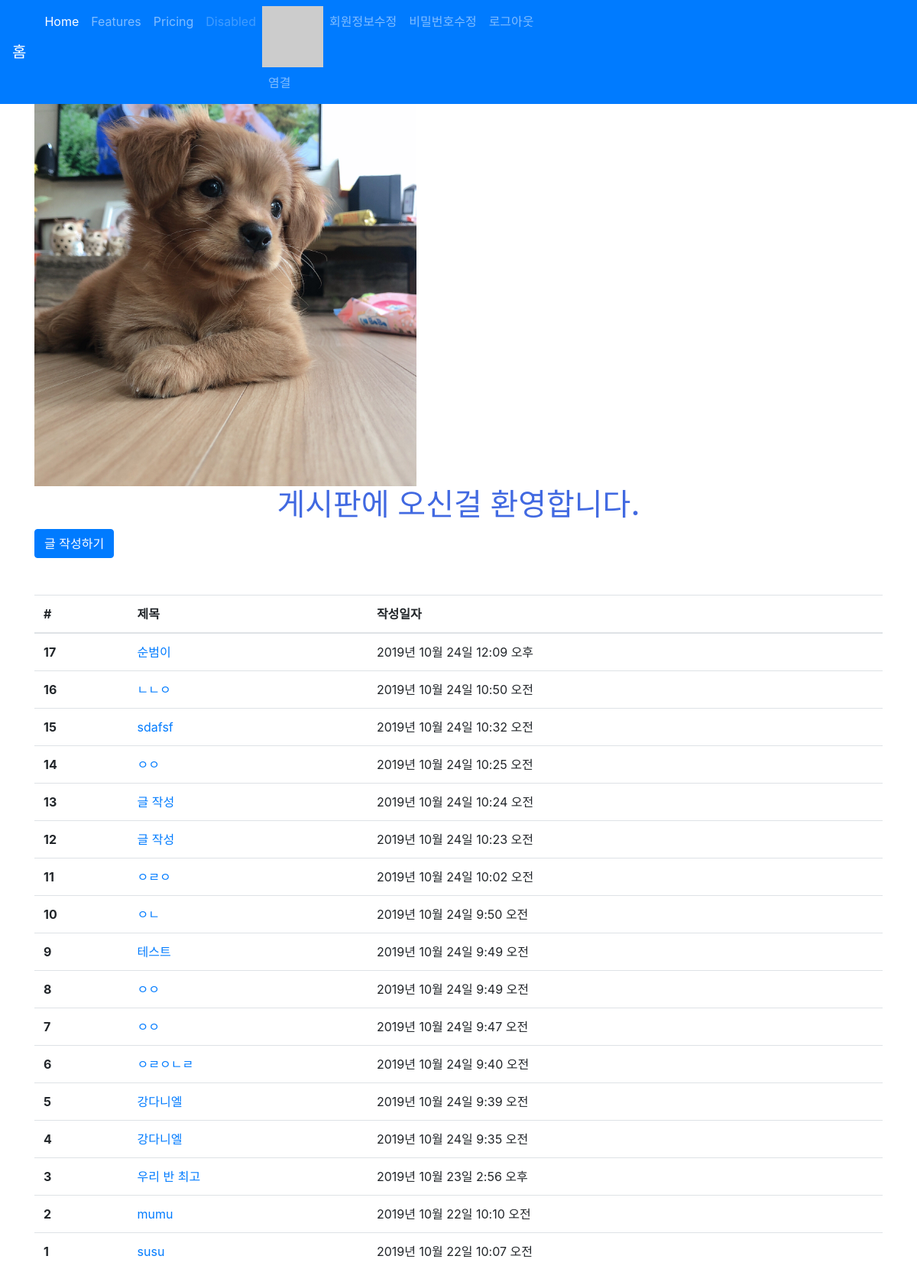
/articles/ (signed in), run on the app's committed database.
### accounts/models.py (models this page shows)
class User(AbstractUser):
    followers = models.ManyToManyField( # follower: 나를 따르는 사람
        settings.AUTH_USER_MODEL,
        related_name='followings',
        blank=True
    )

### articles/models.py (models this page shows, shortened)
class Article(models.Model):
    title = models.CharField(max_length=10)
    content = models.TextField()
    image = models.ImageField(blank=True)
    image_thumbnail = ImageSpecField(
        processors=[ResizeToFill(300, 300)],
        format='JPEG',
        options={'quality': 80}
    )
    created_at = models.DateTimeField(auto_now_add=True)
    updated_at = models.DateTimeField(auto_now=True)
    user = models.ForeignKey(settings.AUTH_USER_MODEL, on_delete=models.CASCADE)
    like_users = models.ManyToManyField(
                                settings.AUTH_USER_MODEL,
                                related_name='like_articles',
                                blank=True
                                )
    hashtags = models.ManyToManyField(
                                HashTag,
                                related_name='articles',
                                blank=True
                                )

### articles/views.py (the view)
# urls.py: path('', views.index, name='index'),
def index(request):
    articles = Article.objects.order_by('-id') # 최신글 위로 오도록
    context = {
        'articles': articles
    }
    return render(request, 'articles/index.html', context)

### articles/templatetags/gravatar.py (called while the page is built)
@register.filter
def makehash(user):
    email = user.email
    social_user = user.socialaccount_set.all().first()
    if social_user: # 있으면,
        return social_user.extra_data.get('properties').get('profile_image')
    return 'https://www.gravatar.com/avatar/' + hashlib.md5(email.strip().lower().encode('utf-8')).hexdigest()

### articles/templates/articles/index.html (shortened to what this page needs)
{% extends 'articles/base.html' %}
{% load static %}
{% block css %}
<link rel="stylesheet" href="{% static 'articles/style.css' %}">
{% endblock %}
{% block body %}
<img src="{% static 'articles/bg.jpg' %}" alt="배경" width="500">
<h1 class="text-center title">게시판에 오신걸 환영합니다.</h1>
{% if user.is_authenticated %}
  <a class="btn btn-primary" href="{% url 'articles:create' %}" role="button">글 작성하기</a>
{% endif %}
<table class="table mt-5">
  <thead>
    <tr>
      <th scope="col">#</th>
      <th scope="col">제목</th>
      <th scope="col">작성일자</th>
    </tr>
  </thead>
  {% for article in articles %}
  <tr>
    <th scope="row">{{ article.id}}</th>
    <td>
      <a href="{% url 'articles:detail' article.pk %}">
        {{ article.title }}
      </a>
    </td>
      <td>{{ article.created_at }}</td>
    </tr>
    {% endfor %}
</table>
{% endblock %}

### articles/templates/_navbar.html (shortened to what this page needs)
<nav class="navbar navbar-expand-lg navbar-dark bg-primary">
  <a class="navbar-brand" href="/articles/">홈</a>
  <div class="collapse navbar-collapse" id="navbarNav">
    <ul class="navbar-nav">
      <li class="nav-item active">
        <a class="nav-link" href="#">Home <span class="sr-only">(current)</span></a>
      </li>
      <li class="nav-item">
        <a class="nav-link" href="#">Features</a>
      </li>
      <li class="nav-item">
        <a class="nav-link" href="#">Pricing</a>
      </li>
      <li class="nav-item">
        <a class="nav-link disabled" href="#" tabindex="-1" aria-disabled="true">Disabled</a>
      </li>
      {% if user.is_authenticated %}
      <li class="nav-item">
        {% load gravatar %}
        <img src="{{ user|makehash }}" alt="">
        <a class="nav-link" href="{% url 'accounts:profile' user.pk %}">{{ user.username }}</a>
      </li>
      <li class="nav-item">
        <a class="nav-link" href="{% url 'accounts:update' %}">회원정보수정</a>
      </li>
      <li class="nav-item">
        <a class="nav-link" href="{% url 'accounts:password' %}">비밀번호수정</a>
      </li>
      <li class="nav-item">
        <a class="nav-link" href="{% url 'accounts:logout' %}">로그아웃</a>
      </li>
      {% endif %}
    </ul>
  </div>
</nav>

### articles/static/articles/style.css (style rules this page uses)
.title { color: royalblue; }

### data on the page
User: username "염결"
Article: id "17", title "순범이", created_at "2019년 10월 24일 12:09 오후"
Article: id "16", title "ㄴㄴㅇ", created_at "2019년 10월 24일 10:50 오전"
Article: id "15", title "sdafsf", created_at "2019년 10월 24일 10:32 오전"
Article: id "14", title "ㅇㅇ", created_at "2019년 10월 24일 10:25 오전"
Article: id "13", title "글 작성", created_at "2019년 10월 24일 10:24 오전"
Article: id "12", title "글 작성", created_at "2019년 10월 24일 10:23 오전"
Article: id "11", title "ㅇㄹㅇ", created_at "2019년 10월 24일 10:02 오전"
Article: id "10", title "ㅇㄴ", created_at "2019년 10월 24일 9:50 오전"
Article: id "9", title "테스트", created_at "2019년 10월 24일 9:49 오전"
Article: id "8", title "ㅇㅇ", created_at "2019년 10월 24일 9:49 오전"
Article: id "7", title "ㅇㅇ", created_at "2019년 10월 24일 9:47 오전"
Article: id "6", title "ㅇㄹㅇㄴㄹ", created_at "2019년 10월 24일 9:40 오전"
Article: id "5", title "강다니엘", created_at "2019년 10월 24일 9:39 오전"
Article: id "4", title "강다니엘", created_at "2019년 10월 24일 9:35 오전"
Article: id "3", title "우리 반 최고", created_at "2019년 10월 23일 2:56 오후"
Article: id "2", title "mumu", created_at "2019년 10월 22일 10:10 오전"
Article: id "1", title "susu", created_at "2019년 10월 22일 10:07 오전"
